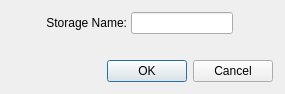
<?xml version="1.0" encoding="UTF-8"?>
<ui version="4.0">
 <class>CreateStorageDialog</class>
 <widget class="QDialog" name="CreateStorageDialog">
  <property name="geometry">
   <rect>
    <x>0</x>
    <y>0</y>
    <width>285</width>
    <height>94</height>
   </rect>
  </property>
  <property name="windowTitle">
   <string>New Storage</string>
  </property>
  <property name="autoFillBackground">
   <bool>true</bool>
  </property>
  <layout class="QVBoxLayout" name="verticalLayout_2">
   <property name="spacing">
    <number>4</number>
   </property>
   <property name="margin">
    <number>12</number>
   </property>
   <item>
    <widget class="QWidget" name="main_widget" native="true">
     <layout class="QVBoxLayout" name="verticalLayout" stretch="1,10">
      <property name="spacing">
       <number>0</number>
      </property>
      <property name="margin">
       <number>0</number>
      </property>
      <item>
       <layout class="QHBoxLayout" name="storage_name_layout" stretch="5,0,15,0">
        <property name="spacing">
         <number>4</number>
        </property>
        <item>
         <spacer name="horizontalSpacer">
          <property name="orientation">
           <enum>Qt::Horizontal</enum>
          </property>
          <property name="sizeHint" stdset="0">
           <size>
            <width>40</width>
            <height>20</height>
           </size>
          </property>
         </spacer>
        </item>
        <item>
         <widget class="QLabel" name="storage_name_lbl">
          <property name="text">
           <string>Storage Name:</string>
          </property>
          <property name="alignment">
           <set>Qt::AlignRight|Qt::AlignTrailing|Qt::AlignVCenter</set>
          </property>
         </widget>
        </item>
        <item>
         <widget class="QLineEdit" name="storage_name"/>
        </item>
        <item>
         <spacer name="horizontalSpacer_2">
          <property name="orientation">
           <enum>Qt::Horizontal</enum>
          </property>
          <property name="sizeHint" stdset="0">
           <size>
            <width>40</width>
            <height>20</height>
           </size>
          </property>
         </spacer>
        </item>
       </layout>
      </item>
      <item>
       <widget class="QLabel" name="info">
        <property name="font">
         <font>
          <pointsize>10</pointsize>
         </font>
        </property>
        <property name="text">
         <string/>
        </property>
        <property name="alignment">
         <set>Qt::AlignRight|Qt::AlignTrailing|Qt::AlignVCenter</set>
        </property>
        <property name="wordWrap">
         <bool>true</bool>
        </property>
       </widget>
      </item>
     </layout>
    </widget>
   </item>
   <item>
    <widget class="QDialogButtonBox" name="button_box">
     <property name="layoutDirection">
      <enum>Qt::LeftToRight</enum>
     </property>
     <property name="standardButtons">
      <set>QDialogButtonBox::Cancel|QDialogButtonBox::Ok</set>
     </property>
    </widget>
   </item>
  </layout>
 </widget>
 <tabstops>
  <tabstop>storage_name</tabstop>
  <tabstop>button_box</tabstop>
 </tabstops>
 <resources>
  <include location="resources.qrc"/>
 </resources>
 <connections>
  <connection>
   <sender>button_box</sender>
   <signal>accepted()</signal>
   <receiver>CreateStorageDialog</receiver>
   <slot>accept()</slot>
   <hints>
    <hint type="sourcelabel">
     <x>248</x>
     <y>254</y>
    </hint>
    <hint type="destinationlabel">
     <x>157</x>
     <y>274</y>
    </hint>
   </hints>
  </connection>
  <connection>
   <sender>button_box</sender>
   <signal>rejected()</signal>
   <receiver>CreateStorageDialog</receiver>
   <slot>reject()</slot>
   <hints>
    <hint type="sourcelabel">
     <x>316</x>
     <y>260</y>
    </hint>
    <hint type="destinationlabel">
     <x>286</x>
     <y>274</y>
    </hint>
   </hints>
  </connection>
 </connections>
</ui>
